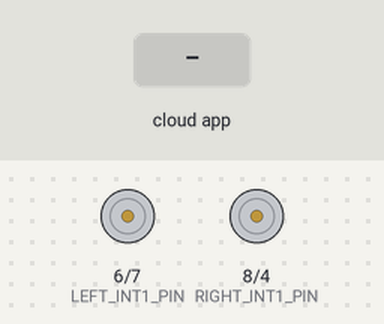
The program below on a simulated Arduino Mega 2560, built with avr-gcc and run on an emulated ATmega2560. Shown: motor-driver pin pairs drawn as motors (green arrow = first pin HIGH = forward, orange = second pin HIGH = backward, longer = more drive, scaled by the enable pin). The inputs (shaded band) are chosen by the test bench. The ROS host is connected and sends only what is stated.

Above: at 1.2 s.
1.3 s: the phone or cloud app sets linear.x to -100
At 2.5 s:
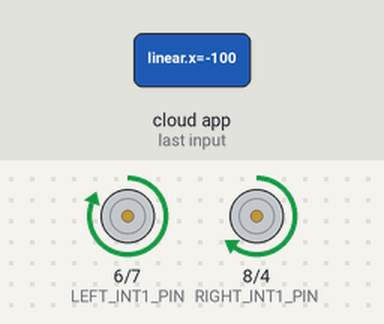
2.8 s: the phone or cloud app sets linear.x to 0
At 3.9 s:
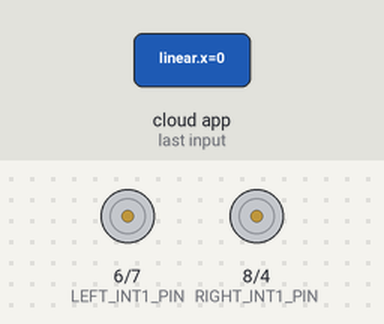
4.3 s: the phone or cloud app sets angular.z to -100
At 5.0 s:
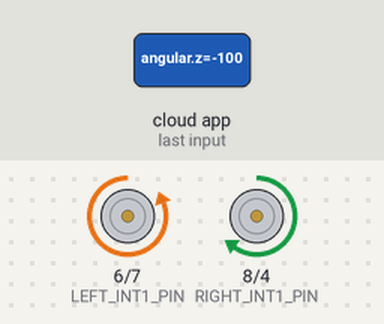
5.8 s: the phone or cloud app sets angular.z to 100
At 6.1 s:
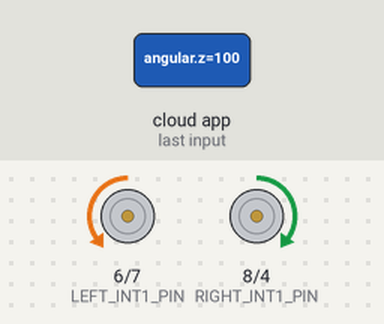
7.3 s: the phone or cloud app sets linear.x to 100
At 8.5 s:
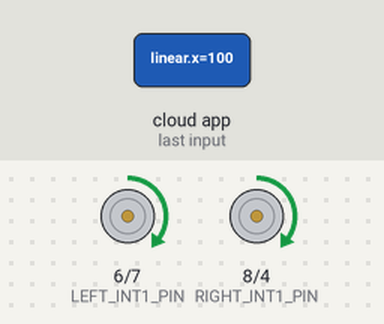
8.8 s: the phone or cloud app sets linear.x to -100
At 9.6 s:
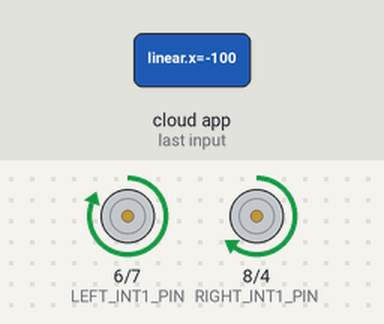
Timing chart, 0 to 11.3 s (numbered marks = the images above; inputs shaded):
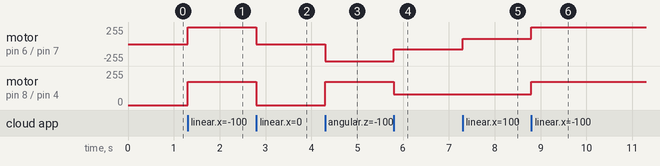

The program:

main.cpp
```cpp
// Include necessary libraries for the Arduino board
#include <Arduino.h>
#include <ros.h>
#include <geometry_msgs/Twist.h>

// Motor pins
const int LEFT_PWM_PIN = 5; // PWM pin for left motor speed control
const int LEFT_INT1_PIN = 6; // Control pin 1 for left motor
const int LEFT_INT2_PIN = 7; // Control pin 2 for left motor
const int RIGHT_PWM_PIN = 9; // PWM pin for right motor speed control
const int RIGHT_INT1_PIN = 8; // Control pin 1 for right motor
const int RIGHT_INT2_PIN = 4; // Control pin 2 for right motor


// Initialize ROS node handle
ros::NodeHandle nh;


// Initialize ROS publisher
void cmdVelCallback(const geometry_msgs::Twist& cmd_vel) {

  int pwm_linear = map((long) cmd_vel.linear.x, 0, 1, 0, 80);
  int pwm_angular = map((long) cmd_vel.angular.z, 0, 1, 0, 80);

  if(pwm_linear == 0){
  digitalWrite(RIGHT_INT1_PIN,HIGH);
  digitalWrite(RIGHT_INT2_PIN, LOW);
  digitalWrite(LEFT_INT1_PIN, LOW);
  digitalWrite(LEFT_INT2_PIN, HIGH);
  analogWrite(LEFT_PWM_PIN, pwm_angular);
  analogWrite(RIGHT_PWM_PIN, pwm_angular);
  }
  else{
  digitalWrite(RIGHT_INT1_PIN, HIGH);
  digitalWrite(RIGHT_INT2_PIN, LOW);
  digitalWrite(LEFT_INT1_PIN, HIGH);
  digitalWrite(LEFT_INT2_PIN, LOW);
  analogWrite(LEFT_PWM_PIN, pwm_linear);
  analogWrite(RIGHT_PWM_PIN, pwm_linear);
  }

}

ros::Subscriber<geometry_msgs::Twist> cmd_sub("cmd_vel", &cmdVelCallback);

void setup(){

  nh.getHardware()->setBaud(57600);
  // Initialize ROS node
  nh.initNode();
  nh.subscribe(cmd_sub);

  pinMode(LEFT_PWM_PIN, OUTPUT);
  pinMode(LEFT_INT1_PIN, OUTPUT);
  pinMode(LEFT_INT2_PIN, OUTPUT);
  pinMode(RIGHT_PWM_PIN, OUTPUT);
  pinMode(RIGHT_INT1_PIN, OUTPUT);
  pinMode(RIGHT_INT2_PIN, OUTPUT);
}

void loop(){

  // Spin ROS node
  nh.spinOnce();

}
```

Measured:
- after the input at 1.3 s, motor on pin 6 (LEFT_INT1_PIN) / pin 7 (LEFT_INT2_PIN): stopped → forward 255/255 at once; motor on pin 8 (RIGHT_INT1_PIN) / pin 4 (RIGHT_INT2_PIN): stopped → forward 176/255 at once
- after the input at 2.8 s, motor on pin 6 (LEFT_INT1_PIN) / pin 7 (LEFT_INT2_PIN): forward 255/255 → stopped at once; motor on pin 8 (RIGHT_INT1_PIN) / pin 4 (RIGHT_INT2_PIN): forward 176/255 → stopped at once
- after the input at 4.3 s, motor on pin 6 (LEFT_INT1_PIN) / pin 7 (LEFT_INT2_PIN): stopped → backward 255/255 at once; motor on pin 8 (RIGHT_INT1_PIN) / pin 4 (RIGHT_INT2_PIN): stopped → forward 176/255 at once
- after the input at 5.8 s, motor on pin 6 (LEFT_INT1_PIN) / pin 7 (LEFT_INT2_PIN): backward 255/255 → backward 80/255 at once; motor on pin 8 (RIGHT_INT1_PIN) / pin 4 (RIGHT_INT2_PIN): forward 176/255 → forward 80/255 at once
- after the input at 7.3 s, motor on pin 6 (LEFT_INT1_PIN) / pin 7 (LEFT_INT2_PIN): backward 80/255 → forward 80/255 at once
- after the input at 8.8 s, motor on pin 6 (LEFT_INT1_PIN) / pin 7 (LEFT_INT2_PIN): forward 80/255 → forward 255/255 at once; motor on pin 8 (RIGHT_INT1_PIN) / pin 4 (RIGHT_INT2_PIN): forward 80/255 → forward 176/255 at once
